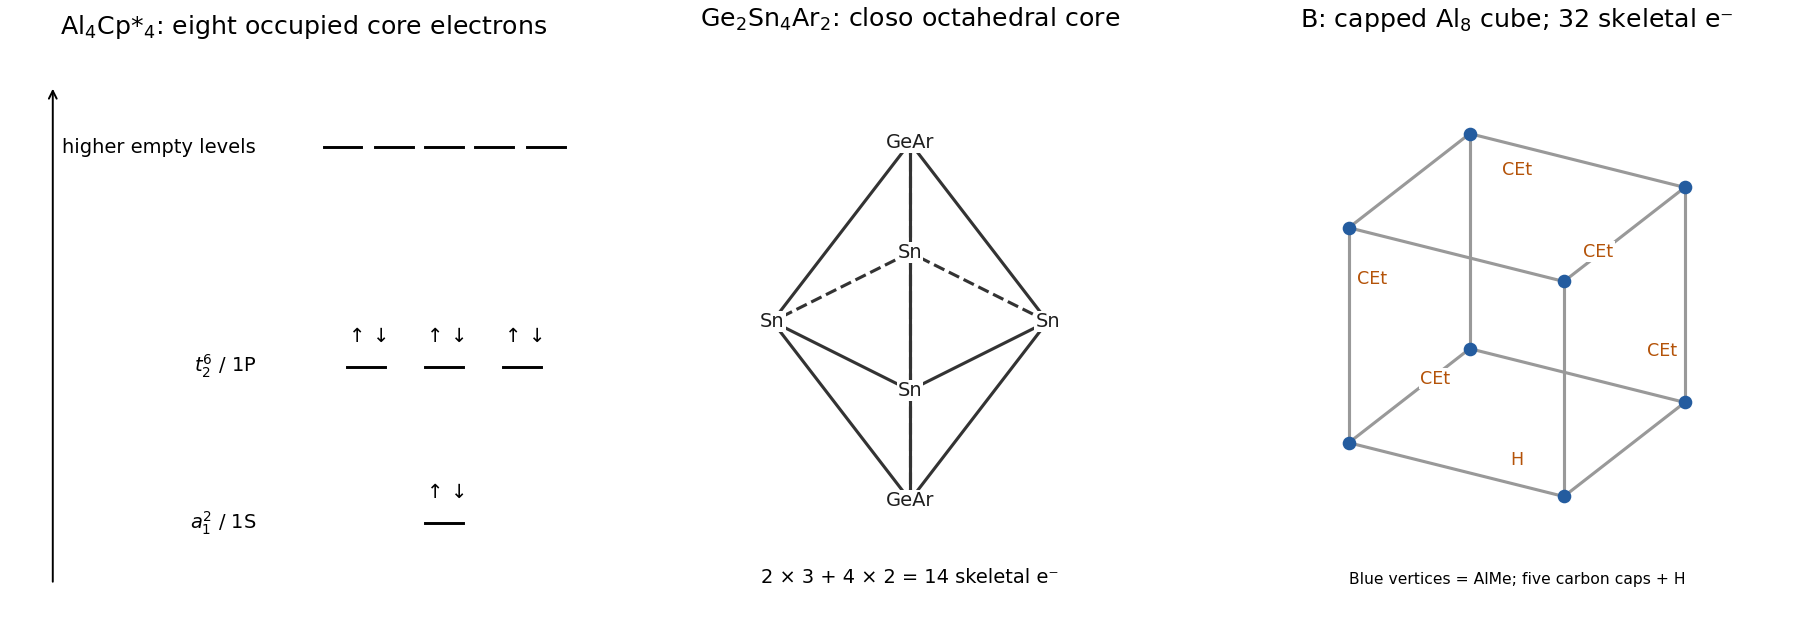

Write the Python code that produced this figure.
"""Original explanatory figure. Python 3.14, numpy 2.3.5, matplotlib 3.10.7.
Run through the root Makefile; the PNG basename is written to the current directory.
"""
from pathlib import Path
import sys
sys.path.insert(0,str(Path(__file__).resolve().parents[2]))
import numpy as np
import matplotlib.pyplot as plt
from matplotlib.patches import Circle, Polygon
from tools.chemistry_diagram import bond, atom, ring, wedge, curly, flow, finish, save
plt.rcParams.update({'font.size':10,'axes.spines.top':False,'axes.spines.right':False})
fig,axs=plt.subplots(1,3,figsize=(13,4.5),layout='constrained');a=axs[0]
for y,xs,filled,lab in [(0,[0],True,r'$a_1^2$ / 1S'),(1,[-.5,0,.5],True,r'$t_2^6$ / 1P'),(2.4,[-.65,-.32,0,.32,.65],False,'higher empty levels')]:
 for x in xs:
  a.plot([x-.12,x+.12],[y,y],c='black')
  if filled:a.text(x,y+.16,r'$\uparrow\downarrow$',ha='center',fontsize=10)
 a.text(-1.2,y,lab,ha='right',va='center',fontsize=10)
a.annotate('',(-2.5,2.8),(-2.5,-.4),arrowprops={'arrowstyle':'->'});finish(a,(-2.8,1),(-.6,3),r'Al$_4$Cp*$_4$: eight occupied core electrons')
a=axs[1];p=np.array([[0,1.3],[-1,0],[0,-.5],[1,0],[0,-1.3],[0,.5]])
for i in [0,4]:
 for j in [1,2,3,5]:bond(a,p[i],p[j],style='dashed' if j==5 else 'solid')
for i,j in [(1,2),(2,3),(3,5),(5,1)]:bond(a,p[i],p[j],style='dashed' if 5 in [i,j] else 'solid')
for i,xy in enumerate(p):atom(a,xy,'GeAr' if i in [0,4] else 'Sn',10)
a.text(0,-1.9,'2 × 3 + 4 × 2 = 14 skeletal e⁻',ha='center',fontsize=10);finish(a,(-1.6,1.6),(-2.2,2),r'Ge$_2$Sn$_4$Ar$_2$: closo octahedral core')
a=axs[2];v=np.array([[x,y,z] for z in [-1,1] for y in [-1,1] for x in [-1,1]]);M=np.array([[.8,.45,0],[-.2,.35,.8]]);q=v@M.T
for i in range(8):
 for j in range(i):
  if np.sum(v[i]!=v[j])==1:bond(a,q[i],q[j],color='0.6')
for xy in q:a.plot(*xy,'o',c='#245c9f',ms=6)
for axis in range(3):
 for sign in [-1,1]:
  face=np.zeros(3);face[axis]=sign*1.35;xy=M@face;atom(a,xy,'H' if axis==2 and sign==-1 else 'CEt',9,color='#b45309')
a.text(0,-2,'Blue vertices = AlMe; five carbon caps + H',ha='center',fontsize=8);finish(a,(-2,2),(-2.3,2),r'B: capped Al$_8$ cube; 32 skeletal e⁻')
save(fig,'paper-2-cluster-counting.png')
